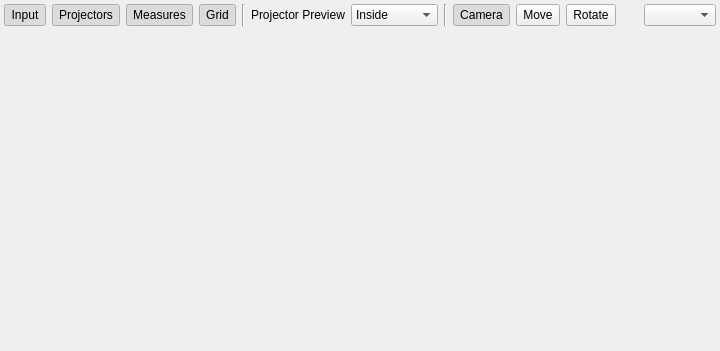
<?xml version="1.0" encoding="UTF-8"?>
<ui version="4.0">
 <class>omni::ui::Arrange</class>
 <widget class="QWidget" name="omni::ui::Arrange">
  <property name="geometry">
   <rect>
    <x>0</x>
    <y>0</y>
    <width>720</width>
    <height>351</height>
   </rect>
  </property>
  <property name="windowTitle">
   <string>Form</string>
  </property>
  <layout class="QVBoxLayout" name="verticalLayout">
   <property name="spacing">
    <number>4</number>
   </property>
   <property name="leftMargin">
    <number>0</number>
   </property>
   <property name="topMargin">
    <number>0</number>
   </property>
   <property name="rightMargin">
    <number>0</number>
   </property>
   <property name="bottomMargin">
    <number>0</number>
   </property>
   <item>
    <widget class="QWidget" name="toolBar" native="true">
     <property name="sizePolicy">
      <sizepolicy hsizetype="Preferred" vsizetype="Maximum">
       <horstretch>0</horstretch>
       <verstretch>0</verstretch>
      </sizepolicy>
     </property>
     <layout class="QHBoxLayout" name="horizontalLayout">
      <property name="leftMargin">
       <number>4</number>
      </property>
      <property name="topMargin">
       <number>4</number>
      </property>
      <property name="rightMargin">
       <number>4</number>
      </property>
      <property name="bottomMargin">
       <number>4</number>
      </property>
      <item>
       <widget class="QToolButton" name="btnDisplayInput">
        <property name="sizePolicy">
         <sizepolicy hsizetype="Expanding" vsizetype="Expanding">
          <horstretch>0</horstretch>
          <verstretch>0</verstretch>
         </sizepolicy>
        </property>
        <property name="text">
         <string>Input</string>
        </property>
        <property name="checkable">
         <bool>true</bool>
        </property>
        <property name="checked">
         <bool>true</bool>
        </property>
       </widget>
      </item>
      <item>
       <widget class="QToolButton" name="btnProjectors">
        <property name="sizePolicy">
         <sizepolicy hsizetype="Expanding" vsizetype="Expanding">
          <horstretch>0</horstretch>
          <verstretch>0</verstretch>
         </sizepolicy>
        </property>
        <property name="text">
         <string>Projectors</string>
        </property>
        <property name="checkable">
         <bool>true</bool>
        </property>
        <property name="checked">
         <bool>true</bool>
        </property>
       </widget>
      </item>
      <item>
       <widget class="QToolButton" name="btnMeasures">
        <property name="sizePolicy">
         <sizepolicy hsizetype="Expanding" vsizetype="Expanding">
          <horstretch>0</horstretch>
          <verstretch>0</verstretch>
         </sizepolicy>
        </property>
        <property name="text">
         <string>Measures</string>
        </property>
        <property name="checkable">
         <bool>true</bool>
        </property>
        <property name="checked">
         <bool>true</bool>
        </property>
       </widget>
      </item>
      <item>
       <widget class="QToolButton" name="btnGrid">
        <property name="sizePolicy">
         <sizepolicy hsizetype="Expanding" vsizetype="Expanding">
          <horstretch>0</horstretch>
          <verstretch>0</verstretch>
         </sizepolicy>
        </property>
        <property name="text">
         <string>Grid</string>
        </property>
        <property name="checkable">
         <bool>true</bool>
        </property>
        <property name="checked">
         <bool>true</bool>
        </property>
       </widget>
      </item>
      <item>
       <widget class="Line" name="line">
        <property name="orientation">
         <enum>Qt::Vertical</enum>
        </property>
       </widget>
      </item>
      <item>
       <widget class="QLabel" name="label">
        <property name="text">
         <string>Projector Preview</string>
        </property>
       </widget>
      </item>
      <item>
       <widget class="QComboBox" name="boxFrustumViewMode">
        <item>
         <property name="text">
          <string>Inside</string>
         </property>
        </item>
        <item>
         <property name="text">
          <string>Outside</string>
         </property>
        </item>
        <item>
         <property name="text">
          <string>Both sides</string>
         </property>
        </item>
       </widget>
      </item>
      <item>
       <widget class="Line" name="line_2">
        <property name="orientation">
         <enum>Qt::Vertical</enum>
        </property>
       </widget>
      </item>
      <item>
       <widget class="QToolButton" name="btnCamera">
        <property name="sizePolicy">
         <sizepolicy hsizetype="Expanding" vsizetype="Expanding">
          <horstretch>0</horstretch>
          <verstretch>0</verstretch>
         </sizepolicy>
        </property>
        <property name="text">
         <string>Camera</string>
        </property>
        <property name="checkable">
         <bool>true</bool>
        </property>
        <property name="checked">
         <bool>true</bool>
        </property>
       </widget>
      </item>
      <item>
       <widget class="QToolButton" name="btnMove">
        <property name="sizePolicy">
         <sizepolicy hsizetype="Expanding" vsizetype="Expanding">
          <horstretch>0</horstretch>
          <verstretch>0</verstretch>
         </sizepolicy>
        </property>
        <property name="text">
         <string>Move</string>
        </property>
        <property name="checkable">
         <bool>true</bool>
        </property>
        <property name="checked">
         <bool>false</bool>
        </property>
       </widget>
      </item>
      <item>
       <widget class="QToolButton" name="btnRotate">
        <property name="sizePolicy">
         <sizepolicy hsizetype="Expanding" vsizetype="Expanding">
          <horstretch>0</horstretch>
          <verstretch>0</verstretch>
         </sizepolicy>
        </property>
        <property name="text">
         <string>Rotate</string>
        </property>
        <property name="checkable">
         <bool>true</bool>
        </property>
        <property name="checked">
         <bool>false</bool>
        </property>
       </widget>
      </item>
      <item>
       <spacer name="horizontalSpacer">
        <property name="orientation">
         <enum>Qt::Horizontal</enum>
        </property>
        <property name="sizeHint" stdset="0">
         <size>
          <width>40</width>
          <height>20</height>
         </size>
        </property>
       </spacer>
      </item>
      <item>
       <widget class="QComboBox" name="boxSelection"/>
      </item>
     </layout>
    </widget>
   </item>
   <item>
    <widget class="omni::ui::GLView3D" name="view" native="true"/>
   </item>
  </layout>
 </widget>
 <customwidgets>
  <customwidget>
   <class>omni::ui::GLView3D</class>
   <extends>QWidget</extends>
   <header location="global">omni/ui/GLView3D.h</header>
   <container>1</container>
  </customwidget>
 </customwidgets>
 <resources/>
 <connections/>
</ui>
